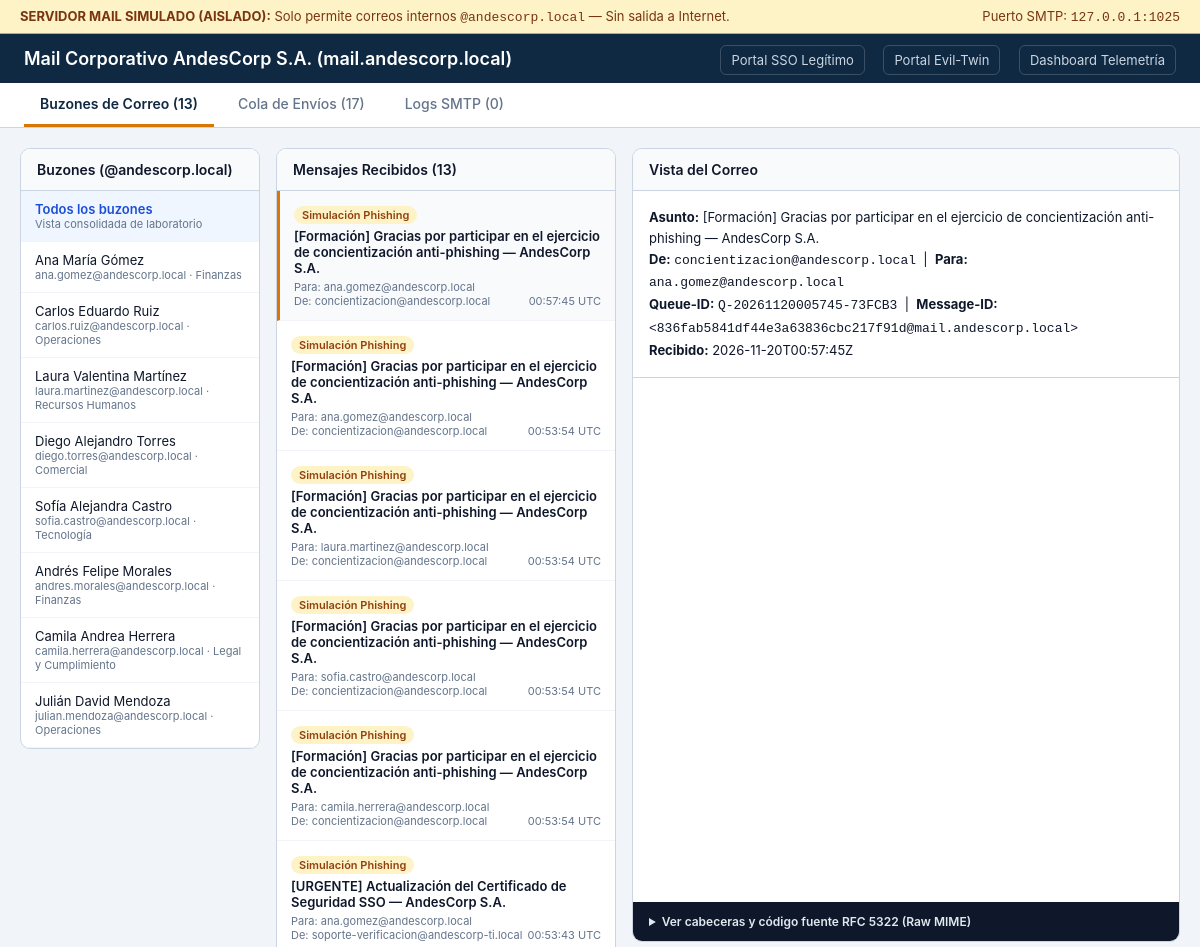
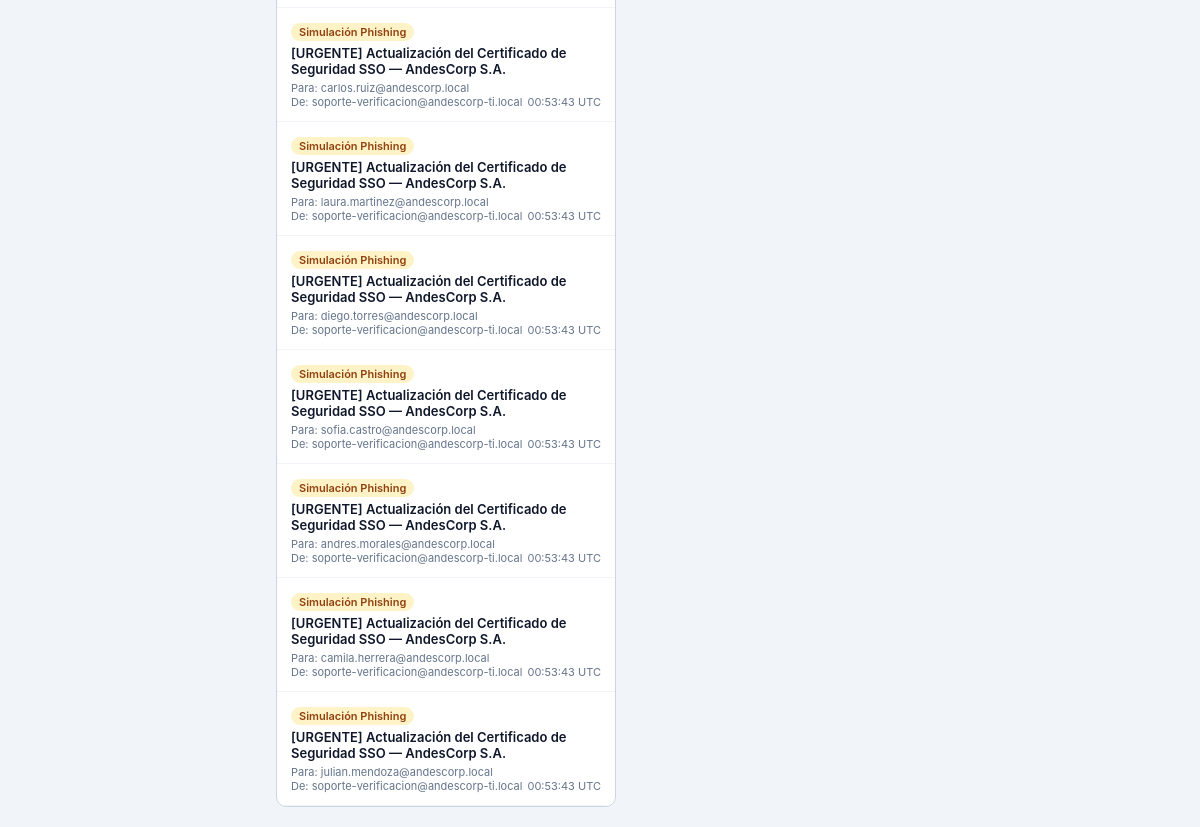
The page / on the database its author committed (2 pictures, top to bottom).
### tables this page shows
CREATE TABLE mail_messages (
                    message_id TEXT PRIMARY KEY,
                    queue_id TEXT,
                    category TEXT NOT NULL,
                    mail_from TEXT NOT NULL,
                    rcpt_to TEXT NOT NULL,
                    subject TEXT NOT NULL,
                    text_body TEXT,
                    html_body TEXT,
                    raw_message TEXT NOT NULL,
                    received_at_utc TEXT NOT NULL
                );

### servidor_correo/webmail_app.py (the view)
    @app.route("/")
    def index():
        tab = request.args.get("tab", "inbox")
        selected_user = request.args.get("user", "").strip()
        selected_msg_id = request.args.get("msg", "").strip()
        users = load_users()
        messages = mail_storage.list_messages(recipient=selected_user or None)
        queue_items = mail_storage.list_queue()
        smtp_logs = mail_storage.read_smtp_logs(max_lines=150)
        active_msg = None
        if selected_msg_id:
            active_msg = mail_storage.get_message(selected_msg_id)
        elif messages:
            active_msg = messages[0]
        return render_template(
            "webmail.html",
            org_name=ORG_NAME,
            org_domain=ORG_DOMAIN,
            tab=tab,
            users=users,
            selected_user=selected_user,
            messages=messages,
            active_msg=active_msg,
            queue_items=queue_items,
            smtp_logs=smtp_logs,
            portal_legitimo_url=PORTAL_LEGITIMO_URL,
            portal_evil_twin_url=PORTAL_EVIL_TWIN_URL,
            dashboard_url=DASHBOARD_URL,
        )

### servidor_correo/mail_storage.py (called while the page is built)
    @contextmanager
    def _connect(self) -> Iterator[sqlite3.Connection]:
        conn = sqlite3.connect(self.db_path, timeout=10.0)
        conn.row_factory = sqlite3.Row
        conn.execute("PRAGMA secure_delete = ON;")
        conn.execute("PRAGMA journal_mode = WAL;")
        try:
            yield conn
            conn.commit()
        finally:
            conn.close()

    def list_messages(self, recipient: str | None = None, limit: int = 200) -> list[dict[str, Any]]:
        with self._connect() as conn:
            if recipient:
                rows = conn.execute(
                    """
                    SELECT * FROM mail_messages
                    WHERE lower(rcpt_to) = lower(?)
                    ORDER BY received_at_utc DESC LIMIT ?
                    """,
                    (recipient.strip(), limit),
                ).fetchall()
            else:
                rows = conn.execute(
                    "SELECT * FROM mail_messages ORDER BY received_at_utc DESC LIMIT ?",
                    (limit,),
                ).fetchall()
            return [dict(r) for r in rows]

    def list_queue(self, limit: int = 200) -> list[dict[str, Any]]:
        with self._connect() as conn:
            rows = conn.execute(
                "SELECT * FROM mail_queue ORDER BY enqueued_at_utc DESC LIMIT ?",
                (limit,),
            ).fetchall()
            return [dict(r) for r in rows]

    def read_smtp_logs(self, max_lines: int = 150) -> list[str]:
        if not self.smtp_log_path.exists():
            return []
        lines = self.smtp_log_path.read_text(encoding="utf-8", errors="replace").splitlines()
        return lines[-max_lines:]

### servidor_correo/templates/webmail.html (shortened to what this page needs)
<!DOCTYPE html>
<html lang="es">
<head>
</head>
<body>
  <div class="lab-ribbon">
    <span><strong>SERVIDOR MAIL SIMULADO (AISLADO):</strong> Solo permite correos internos <code>@{{ org_domain }}</code> — Sin salida a Internet.</span>
    <span>Puerto SMTP: <code>127.0.0.1:1025</code></span>
  </div>
  <header>
    <h1>Mail Corporativo {{ org_name }} (mail.{{ org_domain }})</h1>
    <div class="nav-links">
      <a href="{{ portal_legitimo_url }}" target="_blank">Portal SSO Legítimo</a>
      <a href="{{ portal_evil_twin_url }}" target="_blank">Portal Evil-Twin</a>
      <a href="{{ dashboard_url }}" target="_blank">Dashboard Telemetría</a>
    </div>
  </header>
  <nav class="tabs">
    <a href="/?tab=inbox{% if selected_user %}&user={{ selected_user }}{% endif %}" class="{% if tab == 'inbox' %}active{% endif %}">
      Buzones de Correo ({{ messages|length }})
    </a>
    <a href="/?tab=queue" class="{% if tab == 'queue' %}active{% endif %}">
      Cola de Envíos ({{ queue_items|length }})
    </a>
    <a href="/?tab=logs" class="{% if tab == 'logs' %}active{% endif %}">
      Logs SMTP ({{ smtp_logs|length }})
    </a>
  </nav>
  <main class="container">
    {% if tab == 'inbox' %}
    <div class="inbox-grid">
      <section class="panel">
        <div class="panel-header">Buzones (@{{ org_domain }})</div>
        <div class="user-list">
          <a href="/?tab=inbox" class="{% if not selected_user %}active{% endif %}">
            Todos los buzones
            <small>Vista consolidada de laboratorio</small>
          </a>
          {% for u in users %}
          <a href="/?tab=inbox&user={{ u.email }}" class="{% if selected_user == u.email %}active{% endif %}">
            {{ u.nombre }}
            <small>{{ u.email }} · {{ u.departamento }}</small>
          </a>
          {% endfor %}
        </div>
      </section>
      <section class="panel">
        <div class="panel-header">Mensajes Recibidos ({{ messages|length }})</div>
        {% if messages %}
          {% for m in messages %}
          <a class="msg-item {% if active_msg and active_msg.message_id == m.message_id %}active{% endif %}"
             href="/?tab=inbox{% if selected_user %}&user={{ selected_user }}{% endif %}&msg={{ m.message_id|urlencode }}">
            <div style="margin-bottom:4px;">
              {% if m.category == 'TRAINING_FOLLOWUP' %}
                <span class="badge badge-train">Formación RR.HH.</span>
              {% else %}
                <span class="badge badge-sim">Simulación Phishing</span>
              {% endif %}
            </div>
            <div class="subj">{{ m.subject }}</div>
            <div class="meta">
              <span>Para: {{ m.rcpt_to }}</span>
            </div>
            <div class="meta">
              <span>De: {{ m.mail_from }}</span>
              <span>{{ m.received_at_utc[11:19] }} UTC</span>
            </div>
          </a>
          {% endfor %}
        {% else %}
          <div class="empty">No hay correos en este buzón todavía. Ejecuta la campaña simulada para generar envíos.</div>
        {% endif %}
      </section>
      <section class="panel">
        <div class="panel-header">Vista del Correo</div>
        {% if active_msg %}
          <div class="msg-view-meta">
            <div><strong>Asunto:</strong> {{ active_msg.subject }}</div>
            <div><strong>De:</strong> <code>{{ active_msg.mail_from }}</code> &nbsp;|&nbsp; <strong>Para:</strong> <code>{{ active_msg.rcpt_to }}</code></div>
            <div><strong>Queue-ID:</strong> <code>{{ active_msg.queue_id or 'N/A' }}</code> &nbsp;|&nbsp; <strong>Message-ID:</strong> <code>{{ active_msg.message_id }}</code></div>
            <div><strong>Recibido:</strong> {{ active_msg.received_at_utc }}</div>
          </div>
          <iframe class="msg-iframe" src="/message/{{ active_msg.message_id|urlencode }}/html" title="Vista previa del correo"></iframe>
          <details class="raw-box">
            <summary>Ver cabeceras y código fuente RFC 5322 (Raw MIME)</summary>
          </details>
        {% else %}
          <div class="empty">Selecciona un correo de la lista para visualizarlo.</div>
        {% endif %}
      </section>
    </div>
    {% endif %}
  </main>
</body>
</html>

### servidor_correo/templates/webmail.html (style rules this page uses)
:root { --navy: #0f2942; --navy-light: #1a3d5e; --amber: #d97706; --bg: #f1f5f9; --card: #ffffff; --border: #cbd5e1; --text: #0f172a; --muted: #64748b; --green: #15803d; --red: #b91c1c; --blue: #1d4ed8; }
* { box-sizing: border-box; margin: 0; padding: 0; }
body { font-family: -apple-system, BlinkMacSystemFont, "Segoe UI", Roboto, sans-serif; background: var(--bg); color: var(--text); }
.lab-ribbon { background: #fef3c7; border-bottom: 1px solid #f59e0b; color: #78350f; padding: 8px 20px; font-size: 13px; display: flex; justify-content: space-between; align-items: center; }
header { background: var(--navy); color: #fff; padding: 14px 24px; display: flex; justify-content: space-between; align-items: center; flex-wrap: wrap; gap: 12px; }
header h1 { font-size: 18px; font-weight: 600; }
header .nav-links a { color: #cbd5e1; text-decoration: none; margin-left: 14px; font-size: 13px; padding: 6px 10px; border-radius: 6px; border: 1px solid rgba(255,255,255,0.18); }
.tabs { background: #fff; border-bottom: 1px solid var(--border); padding: 0 24px; display: flex; gap: 8px; }
.tabs a { text-decoration: none; color: var(--muted); padding: 12px 16px; font-size: 14px; font-weight: 500; border-bottom: 3px solid transparent; }
.tabs a.active { color: var(--navy); border-bottom-color: var(--amber); font-weight: 600; }
.container { max-width: 1360px; margin: 20px auto; padding: 0 20px; }
.inbox-grid { display: grid; grid-template-columns: 240px 340px 1fr; gap: 16px; align-items: start; }
.panel { background: var(--card); border: 1px solid var(--border); border-radius: 10px; overflow: hidden; }
.panel-header { padding: 12px 16px; background: #f8fafc; border-bottom: 1px solid var(--border); font-weight: 600; font-size: 14px; display: flex; justify-content: space-between; align-items: center; }
.user-list a { display: block; padding: 10px 14px; text-decoration: none; color: var(--text); border-bottom: 1px solid #f1f5f9; font-size: 13px; }
.user-list a:hover, .user-list a.active { background: #eff6ff; color: var(--blue); font-weight: 600; }
.user-list small { display: block; color: var(--muted); font-weight: 400; font-size: 11px; }
.msg-item { display: block; padding: 12px 14px; text-decoration: none; color: var(--text); border-bottom: 1px solid #f1f5f9; }
.msg-item:hover, .msg-item.active { background: #f8fafc; border-left: 3px solid var(--amber); }
.msg-item .subj { font-weight: 600; font-size: 13px; margin-bottom: 4px; }
.msg-item .meta { font-size: 11px; color: var(--muted); display: flex; justify-content: space-between; }
.badge { display: inline-block; padding: 2px 8px; border-radius: 999px; font-size: 11px; font-weight: 600; }
.badge-sim { background: #fef3c7; color: #92400e; }
.msg-view-meta { padding: 16px; border-bottom: 1px solid var(--border); font-size: 13px; line-height: 1.6; }
.msg-iframe { width: 100%; height: 520px; border: 0; background: #fff; }
details.raw-box { padding: 12px 16px; background: #0f172a; color: #e2e8f0; font-size: 12px; }
details.raw-box summary { cursor: pointer; font-weight: 600; }

### rows shown on the page
mail_messages: category "Simulación Phishing", subject "[Formación] Gracias por participar en el ejercicio de concientización anti-phishing — AndesCorp S.A.", rcpt_to "ana.gomez@andescorp.local", mail_from "concientizacion@andescorp.local", received_at_utc "00:57:45", queue "Q-20261120005745-73FCB3", message_id "<836fab5841df44e3a63836cbc217f91d@mail.andescorp.local>", received_at_utc "2026-11-20T00:57:45Z"
mail_messages: category "Simulación Phishing", subject "[Formación] Gracias por participar en el ejercicio de concientización anti-phishing — AndesCorp S.A.", rcpt_to "ana.gomez@andescorp.local", mail_from "concientizacion@andescorp.local", received_at_utc "00:53:54"
mail_messages: category "Simulación Phishing", subject "[Formación] Gracias por participar en el ejercicio de concientización anti-phishing — AndesCorp S.A.", rcpt_to "laura.martinez@andescorp.local", mail_from "concientizacion@andescorp.local", received_at_utc "00:53:54"
mail_messages: category "Simulación Phishing", subject "[Formación] Gracias por participar en el ejercicio de concientización anti-phishing — AndesCorp S.A.", rcpt_to "sofia.castro@andescorp.local", mail_from "concientizacion@andescorp.local", received_at_utc "00:53:54"
mail_messages: category "Simulación Phishing", subject "[Formación] Gracias por participar en el ejercicio de concientización anti-phishing — AndesCorp S.A.", rcpt_to "camila.herrera@andescorp.local", mail_from "concientizacion@andescorp.local", received_at_utc "00:53:54"
mail_messages: category "Simulación Phishing", subject "[URGENTE] Actualización del Certificado de Seguridad SSO — AndesCorp S.A.", rcpt_to "ana.gomez@andescorp.local", mail_from "soporte-verificacion@andescorp-ti.local", received_at_utc "00:53:43"
mail_messages: category "Simulación Phishing", subject "[URGENTE] Actualización del Certificado de Seguridad SSO — AndesCorp S.A.", rcpt_to "carlos.ruiz@andescorp.local", mail_from "soporte-verificacion@andescorp-ti.local", received_at_utc "00:53:43"
mail_messages: category "Simulación Phishing", subject "[URGENTE] Actualización del Certificado de Seguridad SSO — AndesCorp S.A.", rcpt_to "laura.martinez@andescorp.local", mail_from "soporte-verificacion@andescorp-ti.local", received_at_utc "00:53:43"
mail_messages: category "Simulación Phishing", subject "[URGENTE] Actualización del Certificado de Seguridad SSO — AndesCorp S.A.", rcpt_to "diego.torres@andescorp.local", mail_from "soporte-verificacion@andescorp-ti.local", received_at_utc "00:53:43"
mail_messages: category "Simulación Phishing", subject "[URGENTE] Actualización del Certificado de Seguridad SSO — AndesCorp S.A.", rcpt_to "sofia.castro@andescorp.local", mail_from "soporte-verificacion@andescorp-ti.local", received_at_utc "00:53:43"
mail_messages: category "Simulación Phishing", subject "[URGENTE] Actualización del Certificado de Seguridad SSO — AndesCorp S.A.", rcpt_to "andres.morales@andescorp.local", mail_from "soporte-verificacion@andescorp-ti.local", received_at_utc "00:53:43"
mail_messages: category "Simulación Phishing", subject "[URGENTE] Actualización del Certificado de Seguridad SSO — AndesCorp S.A.", rcpt_to "camila.herrera@andescorp.local", mail_from "soporte-verificacion@andescorp-ti.local", received_at_utc "00:53:43"
mail_messages: category "Simulación Phishing", subject "[URGENTE] Actualización del Certificado de Seguridad SSO — AndesCorp S.A.", rcpt_to "julian.mendoza@andescorp.local", mail_from "soporte-verificacion@andescorp-ti.local", received_at_utc "00:53:43"

### other values the page prints
{{ org_domain }} "andescorp.local"
{{ org_name }} "AndesCorp S.A."
{{ messages|length }} "13"
{{ queue_items|length }} "17"
{{ smtp_logs|length }} "0"
{{ u.nombre }} "Ana María Gómez" "Carlos Eduardo Ruiz" "Laura Valentina Martínez" "Diego Alejandro Torres" "Sofía Alejandra Castro" "Andrés Felipe Morales" "Camila Andrea Herrera" "Julián David Mendoza"
{{ u.email }} "ana.gomez@andescorp.local" "carlos.ruiz@andescorp.local" "laura.martinez@andescorp.local" "diego.torres@andescorp.local" "sofia.castro@andescorp.local" "andres.morales@andescorp.local" "camila.herrera@andescorp.local" "julian.mendoza@andescorp.local"
{{ u.departamento }} "Finanzas" "Operaciones" "Recursos Humanos" "Comercial" "Tecnología" "Finanzas" "Legal y Cumplimiento" "Operaciones"
